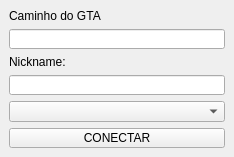
<?xml version="1.0" encoding="UTF-8"?>
<ui version="4.0">
 <class>MainWindow</class>
 <widget class="QMainWindow" name="MainWindow">
  <property name="geometry">
   <rect>
    <x>0</x>
    <y>0</y>
    <width>234</width>
    <height>157</height>
   </rect>
  </property>
  <property name="sizePolicy">
   <sizepolicy hsizetype="Fixed" vsizetype="Fixed">
    <horstretch>0</horstretch>
    <verstretch>0</verstretch>
   </sizepolicy>
  </property>
  <property name="minimumSize">
   <size>
    <width>234</width>
    <height>157</height>
   </size>
  </property>
  <property name="maximumSize">
   <size>
    <width>234</width>
    <height>157</height>
   </size>
  </property>
  <property name="sizeIncrement">
   <size>
    <width>234</width>
    <height>157</height>
   </size>
  </property>
  <property name="baseSize">
   <size>
    <width>234</width>
    <height>157</height>
   </size>
  </property>
  <property name="cursor">
   <cursorShape>ArrowCursor</cursorShape>
  </property>
  <property name="windowTitle">
   <string>Los Katchorros</string>
  </property>
  <widget class="QWidget" name="centralwidget">
   <layout class="QVBoxLayout" name="verticalLayout">
    <item>
     <widget class="QLabel" name="label_2">
      <property name="text">
       <string>Caminho do GTA</string>
      </property>
     </widget>
    </item>
    <item>
     <widget class="QLineEdit" name="lineEdit_2">
      <property name="font">
       <font>
        <pointsize>7</pointsize>
       </font>
      </property>
      <property name="layoutDirection">
       <enum>Qt::LeftToRight</enum>
      </property>
      <property name="text">
       <string/>
      </property>
     </widget>
    </item>
    <item>
     <widget class="QLabel" name="label">
      <property name="text">
       <string>Nickname:</string>
      </property>
     </widget>
    </item>
    <item>
     <widget class="QLineEdit" name="lineEdit">
      <property name="text">
       <string/>
      </property>
     </widget>
    </item>
    <item>
     <widget class="QComboBox" name="comboBox">
      <property name="enabled">
       <bool>true</bool>
      </property>
      <property name="layoutDirection">
       <enum>Qt::LeftToRight</enum>
      </property>
      <property name="autoFillBackground">
       <bool>false</bool>
      </property>
     </widget>
    </item>
    <item>
     <widget class="QPushButton" name="pushButton">
      <property name="text">
       <string>CONECTAR</string>
      </property>
     </widget>
    </item>
   </layout>
  </widget>
 </widget>
 <resources/>
 <connections/>
</ui>
